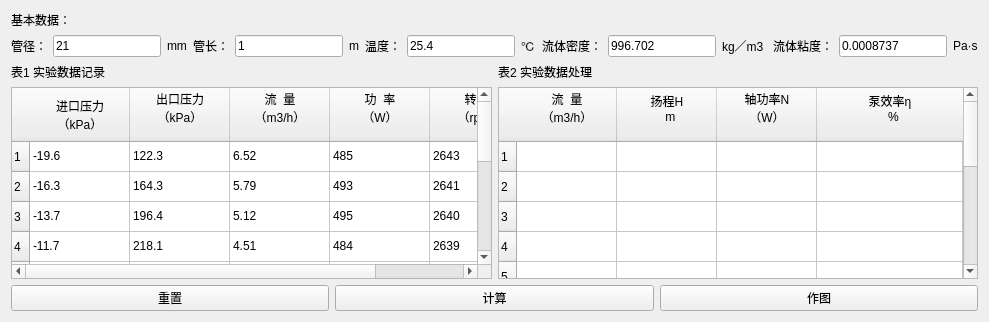
                         <widget class="QWidget" name="page_4">
                          <layout class="QHBoxLayout" name="horizontalLayout_27">
                           <item>
                            <layout class="QGridLayout" name="gridLayout_5">
                             <item row="0" column="0">
                              <widget class="QLabel" name="label_79">
                               <property name="text">
                                <string>基本数据：</string>
                               </property>
                              </widget>
                             </item>
                             <item row="3" column="0">
                              <layout class="QHBoxLayout" name="horizontalLayout_29">
                               <item>
                                <widget class="QTableWidget" name="exp_data_4a">
                                 <attribute name="horizontalHeaderStretchLastSection">
                                  <bool>true</bool>
                                 </attribute>
                                 <attribute name="verticalHeaderStretchLastSection">
                                  <bool>false</bool>
                                 </attribute>
                                 <row>
                                  <property name="text">
                                   <string>1</string>
                                  </property>
                                 </row>
                                 <row>
                                  <property name="text">
                                   <string>2</string>
                                  </property>
                                 </row>
                                 <row>
                                  <property name="text">
                                   <string>3</string>
                                  </property>
                                 </row>
                                 <row>
                                  <property name="text">
                                   <string>4</string>
                                  </property>
                                 </row>
                                 <row>
                                  <property name="text">
                                   <string>5</string>
                                  </property>
                                 </row>
                                 <row>
                                  <property name="text">
                                   <string>6</string>
                                  </property>
                                 </row>
                                 <row>
                                  <property name="text">
                                   <string>7</string>
                                  </property>
                                 </row>
                                 <row>
                                  <property name="text">
                                   <string>8</string>
                                  </property>
                                 </row>
                                 <row>
                                  <property name="text">
                                   <string>9</string>
                                  </property>
                                 </row>
                                 <row>
                                  <property name="text">
                                   <string>10</string>
                                  </property>
                                 </row>
                                 <column>
                                  <property name="text">
                                   <string>进口压力
（kPa）</string>
                                  </property>
                                 </column>
                                 <column>
                                  <property name="text">
                                   <string>出口压力
（kPa）
</string>
                                  </property>
                                 </column>
                                 <column>
                                  <property name="text">
                                   <string>流  量
（m3/h）
</string>
                                  </property>
                                 </column>
                                 <column>
                                  <property name="text">
                                   <string>功  率
（W）
</string>
                                  </property>
                                 </column>
                                 <column>
                                  <property name="text">
                                   <string>转  速
（rpm）
</string>
                                  </property>
                                 </column>
                                 <item row="0" column="0">
                                  <property name="text">
                                   <string>-19.6</string>
                                  </property>
                                 </item>
                                 <item row="0" column="1">
                                  <property name="text">
                                   <string>122.3</string>
                                  </property>
                                 </item>
                                 <item row="0" column="2">
                                  <property name="text">
                                   <string>6.52</string>
                                  </property>
                                 </item>
                                 <item row="0" column="3">
                                  <property name="text">
                                   <string>485</string>
                                  </property>
                                 </item>
                                 <item row="0" column="4">
                                  <property name="text">
                                   <string>2643</string>
                                  </property>
                                 </item>
                                 <item row="1" column="0">
                                  <property name="text">
                                   <string>-16.3</string>
                                  </property>
                                 </item>
                                 <item row="1" column="1">
                                  <property name="text">
                                   <string>164.3</string>
                                  </property>
                                 </item>
                                 <item row="1" column="2">
                                  <property name="text">
                                   <string>5.79</string>
                                  </property>
                                 </item>
                                 <item row="1" column="3">
                                  <property name="text">
                                   <string>493</string>
                                  </property>
                                 </item>
                                 <item row="1" column="4">
                                  <property name="text">
                                   <string>2641</string>
                                  </property>
                                 </item>
                                 <item row="2" column="0">
                                  <property name="text">
                                   <string>-13.7</string>
                                  </property>
                                 </item>
                                 <item row="2" column="1">
                                  <property name="text">
                                   <string>196.4</string>
                                  </property>
                                 </item>
                                 <item row="2" column="2">
                                  <property name="text">
                                   <string>5.12</string>
                                  </property>
                                 </item>
                                 <item row="2" column="3">
                                  <property name="text">
                                   <string>495</string>
                                  </property>
                                 </item>
                                 <item row="2" column="4">
                                  <property name="text">
                                   <string>2640</string>
                                  </property>
                                 </item>
                                 <item row="3" column="0">
                                  <property name="text">
                                   <string>-11.7</string>
                                  </property>
                                 </item>
                                 <item row="3" column="1">
                                  <property name="text">
                                   <string>218.1</string>
                                  </property>
                                 </item>
                                 <item row="3" column="2">
                                  <property name="text">
                                   <string>4.51</string>
                                  </property>
                                 </item>
                                 <item row="3" column="3">
                                  <property name="text">
                                   <string>484</string>
                                  </property>
                                 </item>
                                 <item row="3" column="4">
                                  <property name="text">
                                   <string>2639</string>
                                  </property>
                                 </item>
                                 <item row="4" column="0">
                                  <property name="text">
                                   <string>-9.9</string>
                                  </property>
                                 </item>
                                 <item row="4" column="1">
                                  <property name="text">
                                   <string>235.6</string>
                                  </property>
                                 </item>
                                 <item row="4" column="2">
                                  <property name="text">
                                   <string>3.9</string>
                                  </property>
                                 </item>
                                 <item row="4" column="3">
                                  <property name="text">
                                   <string>468</string>
                                  </property>
                                 </item>
                                 <item row="4" column="4">
                                  <property name="text">
                                   <string>2645</string>
                                  </property>
                                 </item>
                                 <item row="5" column="0">
                                  <property name="text">
                                   <string>-8.2</string>
                                  </property>
                                 </item>
                                 <item row="5" column="1">
                                  <property name="text">
                                   <string>253.2</string>
                                  </property>
                                 </item>
                                 <item row="5" column="2">
                                  <property name="text">
                                   <string>3.24</string>
                                  </property>
                                 </item>
                                 <item row="5" column="3">
                                  <property name="text">
                                   <string>443</string>
                                  </property>
                                 </item>
                                 <item row="5" column="4">
                                  <property name="text">
                                   <string>2647</string>
                                  </property>
                                 </item>
                                 <item row="6" column="0">
                                  <property name="text">
                                   <string>-6.9</string>
                                  </property>
                                 </item>
                                 <item row="6" column="1">
                                  <property name="text">
                                   <string>269.6</string>
                                  </property>
                                 </item>
                                 <item row="6" column="2">
                                  <property name="text">
                                   <string>2.6</string>
                                  </property>
                                 </item>
                                 <item row="6" column="3">
                                  <property name="text">
                                   <string>414</string>
                                  </property>
                                 </item>
                                 <item row="6" column="4">
                                  <property name="text">
                                   <string>2656</string>
                                  </property>
                                 </item>
                                 <item row="7" column="0">
                                  <property name="text">
                                   <string>-5.9</string>
                                  </property>
                                 </item>
                                 <item row="7" column="1">
                                  <property name="text">
                                   <string>282.6</string>
                                  </property>
                                 </item>
                                 <item row="7" column="2">
                                  <property name="text">
                                   <string>2.03</string>
                                  </property>
                                 </item>
                                 <item row="7" column="3">
                                  <property name="text">
                                   <string>384</string>
                                  </property>
                                 </item>
                                 <item row="7" column="4">
                                  <property name="text">
                                   <string>2665</string>
                                  </property>
                                 </item>
                                 <item row="8" column="0">
                                  <property name="text">
                                   <string>-5.1</string>
                                  </property>
                                 </item>
                                 <item row="8" column="1">
                                  <property name="text">
                                   <string>293.6</string>
                                  </property>
                                 </item>
                                 <item row="8" column="2">
                                  <property name="text">
                                   <string>1.33</string>
                                  </property>
                                 </item>
                                 <item row="8" column="3">
                                  <property name="text">
                                   <string>339</string>
                                  </property>
                                 </item>
                                 <item row="8" column="4">
                                  <property name="text">
                                   <string>2677</string>
                                  </property>
                                 </item>
                                 <item row="9" column="0">
                                  <property name="text">
                                   <string>-4.6</string>
                                  </property>
                                 </item>
                                 <item row="9" column="1">
                                  <property name="text">
                                   <string>300.8</string>
                                  </property>
                                 </item>
                                 <item row="9" column="2">
                                  <property name="text">
                                   <string>0.66</string>
                                  </property>
                                 </item>
                                 <item row="9" column="3">
                                  <property name="text">
                                   <string>289</string>
                                  </property>
                                 </item>
                                 <item row="9" column="4">
                                  <property name="text">
                                   <string>2684</string>
                                  </property>
                                 </item>
                                </widget>
                               </item>
                               <item>
                                <widget class="QTableWidget" name="exp_data_4b">
                                 <attribute name="horizontalHeaderStretchLastSection">
                                  <bool>true</bool>
                                 </attribute>
                                 <attribute name="verticalHeaderCascadingSectionResizes">
                                  <bool>false</bool>
                                 </attribute>
                                 <attribute name="verticalHeaderStretchLastSection">
                                  <bool>false</bool>
                                 </attribute>
                                 <row>
                                  <property name="text">
                                   <string>1</string>
                                  </property>
                                 </row>
                                 <row>
                                  <property name="text">
                                   <string>2</string>
                                  </property>
                                 </row>
                                 <row>
                                  <property name="text">
                                   <string>3</string>
                                  </property>
                                 </row>
                                 <row>
                                  <property name="text">
                                   <string>4</string>
                                  </property>
                                 </row>
                                 <row>
                                  <property name="text">
                                   <string>5</string>
                                  </property>
                                 </row>
                                 <row>
                                  <property name="text">
                                   <string>6</string>
                                  </property>
                                 </row>
                                 <row>
                                  <property name="text">
                                   <string>7</string>
                                  </property>
                                 </row>
                                 <row>
                                  <property name="text">
                                   <string>8</string>
                                  </property>
                                 </row>
                                 <row>
                                  <property name="text">
                                   <string>9</string>
                                  </property>
                                 </row>
                                 <row>
                                  <property name="text">
                                   <string>10</string>
                                  </property>
                                 </row>
                                 <column>
                                  <property name="text">
                                   <string>流  量
（m3/h）
</string>
                                  </property>
                                 </column>
                                 <column>
                                  <property name="text">
                                   <string>扬程H
  m
</string>
                                  </property>
                                 </column>
                                 <column>
                                  <property name="text">
                                   <string>轴功率N
（W）
</string>
                                  </property>
                                 </column>
                                 <column>
                                  <property name="text">
                                   <string>泵效率η
  %
</string>
                                  </property>
                                 </column>
                                </widget>
                               </item>
                              </layout>
                             </item>
                             <item row="2" column="0">
                              <layout class="QHBoxLayout" name="horizontalLayout_30">
                               <item>
                                <widget class="QLabel" name="label_80">
                                 <property name="text">
                                  <string>表1 实验数据记录</string>
                                 </property>
                                </widget>
                               </item>
                               <item>
                                <widget class="QLabel" name="label_81">
                                 <property name="text">
                                  <string>表2 实验数据处理</string>
                                 </property>
                                </widget>
                               </item>
                              </layout>
                             </item>
                             <item row="1" column="0">
                              <layout class="QHBoxLayout" name="horizontalLayout_28">
                               <item>
                                <widget class="QLabel" name="label_82">
                                 <property name="text">
                                  <string>管径：</string>
                                 </property>
                                </widget>
                               </item>
                               <item>
                                <widget class="QLineEdit" name="d4">
                                 <property name="text">
                                  <string>21</string>
                                 </property>
                                </widget>
                               </item>
                               <item>
                                <widget class="QLabel" name="label_83">
                                 <property name="text">
                                  <string>mm</string>
                                 </property>
                                </widget>
                               </item>
                               <item>
                                <widget class="QLabel" name="label_84">
                                 <property name="text">
                                  <string>管长：</string>
                                 </property>
                                </widget>
                               </item>
                               <item>
                                <widget class="QLineEdit" name="l4">
                                 <property name="text">
                                  <string>1</string>
                                 </property>
                                </widget>
                               </item>
                               <item>
                                <widget class="QLabel" name="label_85">
                                 <property name="text">
                                  <string>m</string>
                                 </property>
                                </widget>
                               </item>
                               <item>
                                <widget class="QLabel" name="label_86">
                                 <property name="text">
                                  <string>温度：</string>
                                 </property>
                                </widget>
                               </item>
                               <item>
                                <widget class="QLineEdit" name="t4">
                                 <property name="text">
                                  <string>25.4</string>
                                 </property>
                                </widget>
                               </item>
                               <item>
                                <widget class="QLabel" name="label_87">
                                 <property name="text">
                                  <string>℃</string>
                                 </property>
                                </widget>
                               </item>
                               <item>
                                <widget class="QLabel" name="label_89">
                                 <property name="text">
                                  <string>流体密度：</string>
                                 </property>
                                </widget>
                               </item>
                               <item>
                                <widget class="QLineEdit" name="rou4">
                                 <property name="text">
                                  <string>996.702</string>
                                 </property>
                                </widget>
                               </item>
                               <item>
                                <widget class="QLabel" name="label_90">
                                 <property name="text">
                                  <string>kg／m3 </string>
                                 </property>
                                </widget>
                               </item>
                               <item>
                                <widget class="QLabel" name="label_91">
                                 <property name="text">
                                  <string>流体粘度：</string>
                                 </property>
                                </widget>
                               </item>
                               <item>
                                <widget class="QLineEdit" name="miu4">
                                 <property name="text">
                                  <string>0.0008737</string>
                                 </property>
                                </widget>
                               </item>
                               <item>
                                <widget class="QLabel" name="label_92">
                                 <property name="text">
                                  <string>Pa·s</string>
                                 </property>
                                </widget>
                               </item>
                              </layout>
                             </item>
                             <item row="4" column="0">
                              <layout class="QHBoxLayout" name="horizontalLayout_31">
                               <item>
                                <widget class="QPushButton" name="reset_4">
                                 <property name="text">
                                  <string>重置</string>
                                 </property>
                                </widget>
                               </item>
                               <item>
                                <widget class="QPushButton" name="calculate_4">
                                 <property name="text">
                                  <string>计算</string>
                                 </property>
                                </widget>
                               </item>
                               <item>
                                <widget class="QPushButton" name="get_pic_4">
                                 <property name="text">
                                  <string>作图</string>
                                 </property>
                                </widget>
                               </item>
                              </layout>
                             </item>
                            </layout>
                           </item>
                          </layout>
                         </widget>
